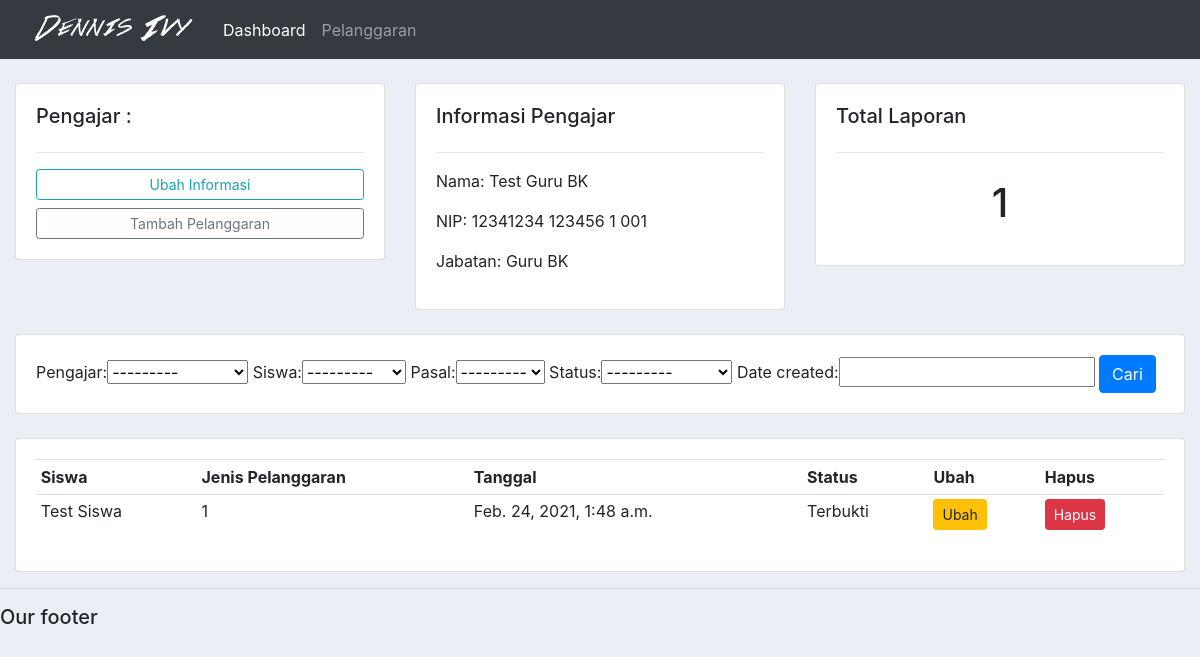
/pengajar/2/, run on the app's committed database.
### skor/models.py (models this page shows)
class Pengajar(models.Model):
    JABATAN = (
        ('Kepala Sekolah', 'Kepala Sekolah'),
        ('Wakil Kepala Sekolah Bidang Kesiswaan', 'Wakil Kepala Sekolah Bidang Kesiswaan'),
        ('Pembina Osis', 'Pembina Osis'),
        ('Guru Kelas', 'Guru Kelas'),
        ('Guru BK', 'Guru BK'),
    )
    nama = models.CharField(max_length=200, null=True)
    nip = models.CharField(max_length=200, null=True)
    jabatan = models.CharField(max_length=200, null=True, choices=JABATAN)
    date_created = models.DateTimeField(auto_now_add=True, null=True)
    def __str__(self):
        return self.nama
    class Meta:
        verbose_name_plural = "    Pengajar"

class Pelanggaran(models.Model):
    STATUS = (
        ('Verifikasi', 'Verifikasi'),
        ('Terbukti', 'Terbukti'),
        ('Tidak Terbukti', 'Tidak Terbukti')
    )
    pengajar = models.ForeignKey(Pengajar, null=True, on_delete=models.SET_NULL)
    siswa = models.ForeignKey(Siswa, null=True, on_delete=models.SET_NULL)
    pasal = models.ForeignKey(Pasal, null=True, on_delete=models.SET_NULL)
    status = models.CharField(max_length=200, null=True, choices=STATUS)
    date_created = models.DateTimeField(auto_now_add=True, null=True)
    class Meta:
        verbose_name_plural = "Pelanggaran"
    def __str__(self):
        return self.siswa.nama

class Siswa(models.Model):
    nama = models.CharField(max_length=200, null=True)
    nisn = models.CharField(max_length=200, null=True)
    kelas = models.ForeignKey(Kelas, null=True, on_delete=models.SET_NULL)
    ibu = models.CharField(max_length=200, null=True, blank=True)
    ayah = models.CharField(max_length=200, null=True, blank=True)
    wali = models.CharField(max_length=200, null=True, blank=True)
    date_created = models.DateTimeField(auto_now_add=True, null=True)
    def __str__(self):
        return self.nama
    class Meta:
        verbose_name_plural = "  Siswa"

class Pasal(models.Model):
    nama = models.CharField(max_length=200, null=True, unique=True)
    jenis = models.CharField(max_length=200, null=True, unique=True)
    skor = models.IntegerField(null=True)
    date_created = models.DateTimeField(auto_now_add=True, null=True)
    def __str__(self):
        return self.nama
    class Meta:
        verbose_name_plural = " Pasal"

### skor/views.py (the view)
# urls.py: path('pengajar/<str:pk>/', views.pengajar, name='pengajar'),
def pengajar(request, pk):
    pengajar = Pengajar.objects.get(id=pk)
    laporans = pengajar.pelanggaran_set.all()
    total_laporan = laporans.count()
    myFilter = PelanggaranFilter()
    context = {
        'pengajar': pengajar,
        'laporans': laporans,
        'total_laporan': total_laporan,
        'myFilter': myFilter
    }
    print(laporans)
    return render(request, 'skor/pengajar.html', context)

### skor/templates/skor/pengajar.html
{% extends 'skor/base.html' %}
{% block content %}
<div class="container-fluid">
    <br>
    <div class="row">
        <div class="col-md">
            <div class="card card-body">
                <h5>Pengajar :</h5>
                <hr>
                <a class="btn btn-outline-info btn-sm btn-block" href="">Ubah Informasi</a>
                <a class="btn btn-outline-secondary btn-sm btn-block" href="{% url 'buat_pelanggaran' pengajar.id %}">Tambah Pelanggaran</a>
            </div>
        </div>
        <div class="col-md">
            <div class="card card-body">
                <h5>Informasi Pengajar</h5>
                <hr>
                <p>Nama: {{pengajar.nama}}</p>
                <p>NIP: {{pengajar.nip}}</p>
                <p>Jabatan: {{pengajar.jabatan}}</p>
            </div>
        </div>
        <div class="col-md">
            <div class="card card-body">
                <h5>Total Laporan</h5>
                <hr>
                <h1 style="text-align: center;padding: 10px">{{total_laporan}}</h1>
            </div>
        </div>
    </div>
    <br>
    <div class="row">
        <div class="col">
            <div class="card card-body">
                <form method="get">
                    {{myFilter.form}}
                <button class="btn btn-primary" type="submit">Cari</button>
            </form>
            </div>
        </div>
    </div>
    <br>
    <div class="row">
        <div class="col-md">
            <div class="card card-body">
                <table class="table table-sm">
                    <tr>
                        <th>Siswa</th>
                        <th>Jenis Pelanggaran</th>
                        <th>Tanggal</th>
                        <th>Status</th>
                        <th>Ubah</th>
                        <th>Hapus</th>
                    </tr>
                    {% for laporan in laporans %}
                    <tr>
                        <td>{{laporan.siswa}}</td>
						<td>{{laporan.pasal}}</td>
						<td>{{laporan.date_created}}</td>
						<td>{{laporan.status}}</td>
						<td><a class="btn btn-sm btn-warning" href="{% url 'ubah_pelanggaran' laporan.id %}">Ubah</a></td>
						<td><a class="btn btn-sm btn-danger" href="{% url 'hapus_pelanggaran' laporan.id %}">Hapus</a></td>
                    </tr>
                    {% endfor %}
                </table>
            </div>
        </div>
    </div>
</div>
{% endblock %}

### static/css/main.css (style rules this page uses)
body { background-color: #ebeff5; }

### data on the page
Pengajar: nama "Test Guru BK", nip "12341234 123456 1 001", jabatan "Guru BK"
Pelanggaran: siswa "Test Siswa", pasal "1", date_created "Feb. 24, 2021, 1:48 a.m.", status "Terbukti"

### other printed values
{{ total_laporan }} "1"
